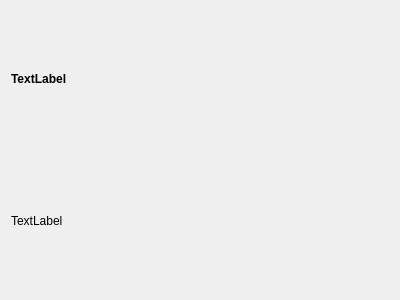
<?xml version="1.0" encoding="UTF-8"?>
<ui version="4.0">
 <class>ScoreWidget</class>
 <widget class="QWidget" name="ScoreWidget">
  <property name="geometry">
   <rect>
    <x>0</x>
    <y>0</y>
    <width>400</width>
    <height>300</height>
   </rect>
  </property>
  <property name="windowTitle">
   <string>Form</string>
  </property>
  <layout class="QVBoxLayout" name="verticalLayout_2">
   <item>
    <layout class="QVBoxLayout" name="verticalLayout">
     <item>
      <widget class="QLabel" name="remain">
       <property name="text">
        <string>&lt;html&gt;&lt;head/&gt;&lt;body&gt;&lt;p&gt;&lt;span style=&quot; font-weight:600;&quot;&gt;TextLabel&lt;/span&gt;&lt;/p&gt;&lt;/body&gt;&lt;/html&gt;</string>
       </property>
      </widget>
     </item>
     <item>
      <widget class="QLabel" name="score">
       <property name="text">
        <string>TextLabel</string>
       </property>
      </widget>
     </item>
    </layout>
   </item>
  </layout>
 </widget>
 <resources/>
 <connections/>
</ui>
